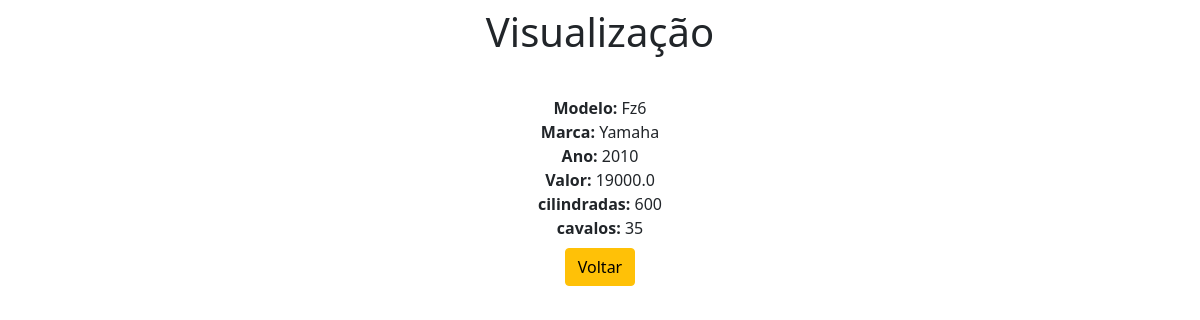
The page /view/15/ on the database its author committed.
### app/models.py (models this page shows)
class Veiculo(models.Model):
    modelo = models.CharField(max_length=150)
    marca = models.CharField(max_length=100)
    ano = models.IntegerField()
    valor = models.FloatField()
    cilindradas = models.IntegerField()
    cavalos = models.IntegerField()

### app/views.py (the view)
# urls.py: path('view/<int:pk>/', view , name="view"),
def view(request, pk):
    data = {}
    data['db'] = Veiculo.objects.get(pk=pk)
    return render(request, 'view.html', data )

### app/templates/view.html (shortened to what this page needs)
<!DOCTYPE html>
<html lang="en">
<head>
    <link href="https://cdn.jsdelivr.net/npm/bootstrap@5.0.1/dist/css/bootstrap.min.css" rel="stylesheet">
</head>
<body>
    <div class="col-8 m-auto pt-2 pb-2 text-center">
      <h1>Visualização</h1>
    </div>
    <div class="col-8 m-auto pt-4 pb-2 text-center">
      <strong>Modelo: </strong>{{db.modelo}}<br>
      <strong>Marca: </strong>{{db.marca}}<br>
      <strong>Ano: </strong>{{db.ano}}<br>
      <strong>Valor: </strong>{{db.valor}}<br>
      <strong>cilindradas: </strong>{{db.cilindradas}}<br>
      <strong>cavalos: </strong>{{db.cavalos}}<br>
    </div>
    <div class="col-8 m-auto pt 4 pb-2 text-center">
      <a href="/veiculos/" class="btn btn-warning">Voltar</a>
    </div>
</body>
</html>

### rows shown on the page
Veiculo: modelo "Fz6", marca "Yamaha", ano "2010", valor "19000.0", cilindradas "600", cavalos "35"
